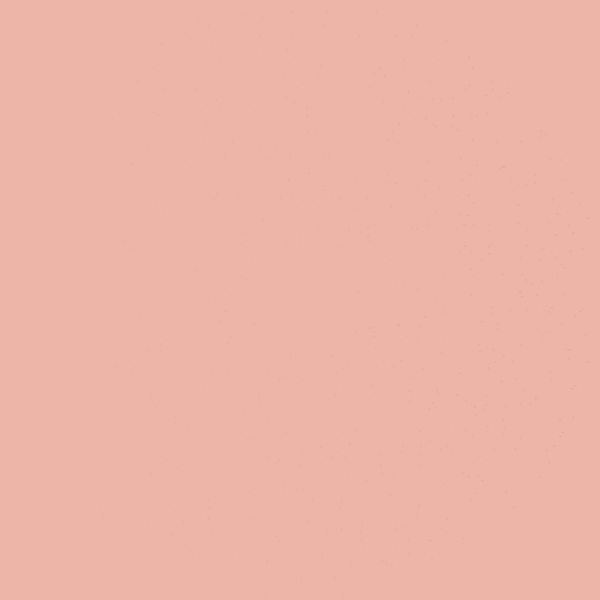
Frame 1 (no input)
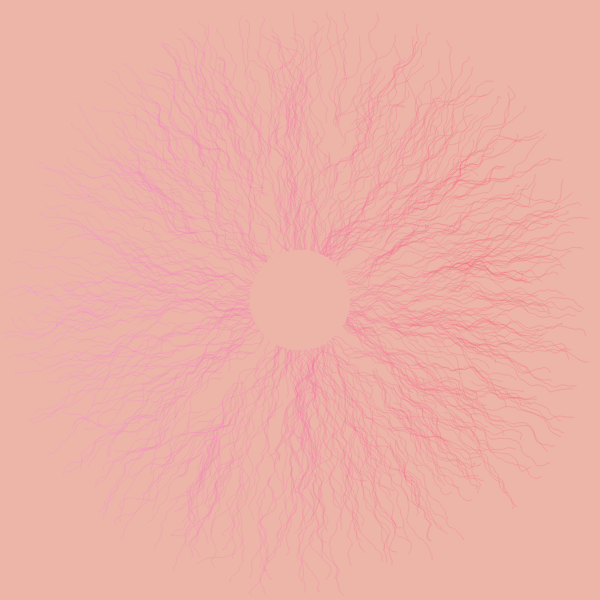
Frame 60 (no input)
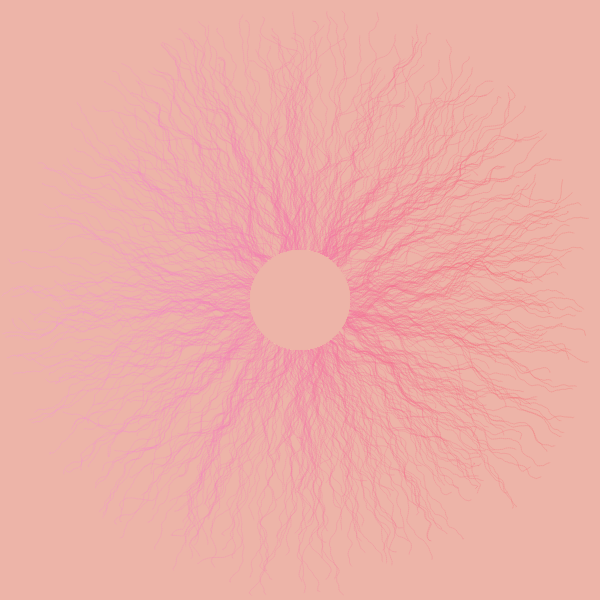
Frame 120 (the mouse pressed at the canvas centre since frame 60)

The p5.js sketch that drew these frames (run headless with seeded random() and noise() and a simulated clock; from frame 60 on, the mouse is pressed at the canvas centre):

// p5.js sketch
// ── sketch.js
var inc =  0.1;
var scl =  3; //vector scale
var cols, rows;
var zoff =  0;
var particles = [];
var flowfield;
var backgroundColor = '#edb4a8';
var lastParticleTime =  0; // Time of the last particle generation
var particleGenerationInterval =  20000; // Interval in milliseconds (10 seconds)

// Define the attraction strength
const ATTRACTION_STRENGTH =  0.9;

function setup() {
  createCanvas(600,  600);
  // create grid
  cols = floor(width / scl);
  rows = floor(height / scl);

  flowfield = new Array(cols * rows);

  // Define the radius of the circle in the center
  var circleRadius =  50;
  var circleCenterX = width /  2;
  var circleCenterY = height /  2;

  for (var i =   0; i <   900; i++) {
    var posX, posY;
    do {
      posX = random(width);
      posY = random(height);
    } while (dist(posX, posY, width /   2, height /   2) <=   50);

    // Add a small random offset to the position
    posX += random(-10,  10); // Adjust the range as needed
    posY += random(-10,  10); // Adjust the range as needed

    particles[i] = new Particle(createVector(posX, posY));
  }
  background(backgroundColor);
}

function draw() {
 // Check if enough time has passed since the last particle generation
 var currentTime = millis();
 if (currentTime - lastParticleTime >= particleGenerationInterval) {
   // Generate a new set of particles
   for (var i =  0; i <  900; i++) {
     var posX, posY;
     do {
       posX = random(width);
       posY = random(height);
     } while (dist(posX, posY, width /  2, height /  2) <=  50);
     particles[particles.length] = new Particle(createVector(posX, posY));
   }
   lastParticleTime = currentTime; // Update the time of the last particle generation
 }
  
  var yoff =  0;
  for (var y =  0; y < rows; y++) {
    var xoff =  0;
    for (var x =  0; x < cols; x++) {
      var index = x + y * cols;
      var angle = noise(xoff, yoff, zoff) * TWO_PI *  4;
      var v = p5.Vector.fromAngle(angle); // create a vector using built in function
      v.setMag(1);
      flowfield[index] = v;
      xoff += inc;
    }
   
    yoff += inc;
    zoff +=  0.001; // controls the speed of the vector movement
  }

  // for loop adding the particles in
  for (var i =  0; i < particles.length; i++) {
    particles[i].follow(flowfield);
    particles[i].update();
    particles[i].edges();
    particles[i].show();
  }
  fill(backgroundColor); // Set the fill color to match the background
  noStroke(); // Remove the stroke to make the circle hollow
  circle(width /  2, height /  2,  100); // Draw the circle at the center with a diameter of  50 pixels
}



// ── particle.js
class Particle {
  
  // Constructor initializes the particle with random position, velocity, and acceleration,
  // as well as a maximum speed limit and a placeholder for the previous position.
  constructor() {
    // Calculate the center of the canvas
    let centerX = width /  2;
    let centerY = height /  2;
    
    // Set the radius of the circle
    let radius = Math.min(width, height) /  2;
    
    // Generate a random angle between  0 and  2π
    let angle = Math.random() *  2 * Math.PI;
    
    // Generate a random distance within the circle's radius
    let distance = Math.sqrt(Math.random()) * radius;
    
    // Convert polar coordinates to Cartesian coordinates
    let posX = centerX + distance * Math.cos(angle);
    let posY = centerY + distance * Math.sin(angle);
    
    // Initialize particle with the calculated position
    this.pos = createVector(posX, posY);
    this.vel = createVector(0,  0); // Initial velocity
    this.acc = createVector(0,  0); // Initial acceleration
    this.maxspeed =  2; // Maximum speed limit
    this.prevPos = this.pos.copy(); // Placeholder for previous position
  }

  // Update method applies acceleration to velocity, limits the speed, and moves the particle
  // Includes the attraction force
  update() {
    // Calculate the direction towards the center
    var dir = createVector(width /  2, height /  2).sub(this.pos);
    // Normalize the direction vector and scale it by the attraction strength
    var force = dir.normalize().mult(dir.mag() * ATTRACTION_STRENGTH);
    
    // Apply the attraction force
    this.applyForce(force);

    // Existing code to handle velocity and position updates
    this.vel.add(this.acc); // Apply acceleration to velocity
    this.vel.limit(this.maxspeed); // Limit the speed
    this.pos.add(this.vel); // Move the particle by velocity
    this.acc.mult(0); // Reset acceleration for the next frame
  }

  // Follow method calculates the index of the vector field based on the particle's current position
  // and applies the corresponding force to the particle.
  follow(vectors) {
    var x = floor(this.pos.x / scl); // Calculate the x index
    var y = floor(this.pos.y / scl); // Calculate the y index
    var index = x + y * cols; // Calculate the index in the vector field
    var force = vectors[index]; // Get the force from the vector field
    this.applyForce(force); // Apply the force to the particle
  }

  // ApplyForce method adds the given force vector to the particle's acceleration
  applyForce(force) {
    this.acc.add(force); // Add force to acceleration
  }

  // Show method draws the particle as a line from its previous position to its current position
  show() {
    // Calculate the gradient color based on the particle's position
    let gradientColor = this.calculateGradientColor();
    
    // Set the stroke color to the calculated gradient color
    stroke(gradientColor);
    
    // Set the stroke weight
    strokeWeight(0.2);
    
    // Draw the line from the previous position to the current position
    line(this.pos.x, this.pos.y, this.prevPos.x, this.prevPos.y);
    
    // Update the previous position
    this.updatePrev();
  }

  // New method to calculate the gradient color based on the particle's position
  calculateGradientColor() {
    // You can choose to base the gradient on the particle's position or some other property
    // For simplicity, let's base it on the particle's x position
    let gradientPosition = map(this.pos.x,  0, width,  0,  1);
    return lerpColor(color('#f292ed'), color('#f36364'), gradientPosition);
  }
  // UpdatePrev method saves the current position as the previous position for the next frame
  updatePrev() {
    this.prevPos.x = this.pos.x; // Save the current x position
    this.prevPos.y = this.pos.y; // Save the current y position
  }

  // Edges method checks if the particle has hit the edge of the window and wraps it around to the opposite edge
  edges() {
    if (this.pos.x > width) { // Check if past the right edge
      this.pos.x =  0; // Wrap around to the left edge
      this.updatePrev(); // Update the previous position
    }
    if (this.pos.x <  0) { // Check if past the left edge
      this.pos.x = width; // Wrap around to the right edge
      this.updatePrev(); // Update the previous position
    }
    if (this.pos.y > height) { // Check if past the bottom edge
      this.pos.y =  0; // Wrap around to the top edge
      this.updatePrev(); // Update the previous position
    }
    if (this.pos.y <  0) { // Check if past the top edge
      this.pos.y = height; // Wrap around to the bottom edge
      this.updatePrev(); // Update the previous position
    }
  }
}
